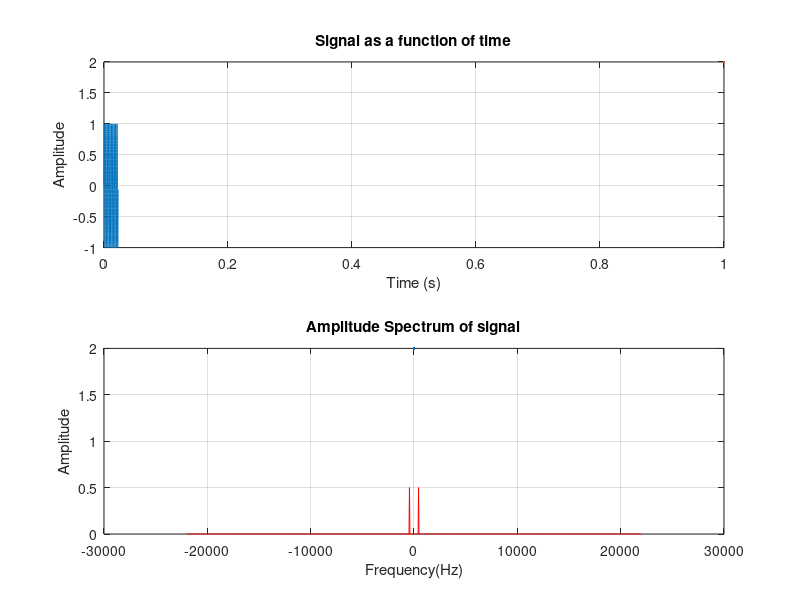

This figure's MATLAB source:
f = 440;        % freq 
fs = 44000;     % Sampling freq 
N = 1000;      % No. of Samples
Ts = 1/fs;      % Sampling Period 

t = 0:Ts:(N-1)*Ts;  % Time vector (0 is counted, so N-1)
ft = sin(2*pi*f*t); % Signal

figure;
subplot (2,1,1)
plot(t, ft, linewidth=2)
grid on
xlabel('Time (s)')
ylabel('Amplitude')
title('Signal as a function of time')
sound(ft, fs) % Hearing required setting samples to very high no.

spectrum = fft(ft);
spectrum_centered = fftshift(spectrum);
m = -N/2:N/2-1;
freq = m*(fs/N);
amplitude_spectrum = spectrum_centered/N;

subplot (2,1,2)
plot(freq, abs(amplitude_spectrum), 'r', linewidth=2) % absolute value (modulus of component) 
grid on
xlabel('Frequency(Hz)')
ylabel('Amplitude')
title('Amplitude Spectrum of signal')

% Result of amplitude spectrum evaluated:
% Manually: two components at +-440Hz with amplitude A/2
% Matlab: two components at +-440 Hz using frequency = m*(fs/N), each have
% amplitude A/2 (overall amplitude is always halved)

